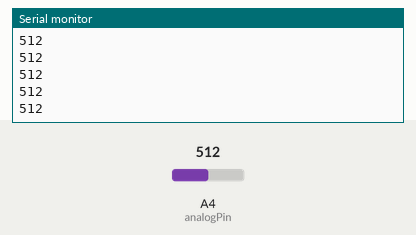
Recording of a sketch running on a simulated Arduino Uno, built with avr-gcc and run on an emulated ATmega328P. Parts: the last lines printed to the serial monitor. The inputs (shaded band) are chosen by the test bench; at power-on: A4 (analogPin) = 512.

Above: at 1.2 s.
1.3 s: A4 (analogPin) set to 716
At 2.2 s:
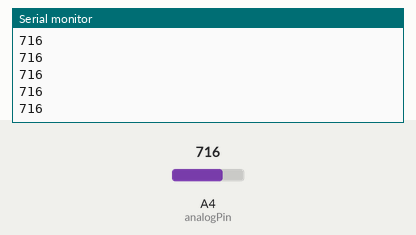
2.8 s: A4 (analogPin) set to 900
At 3.4 s:
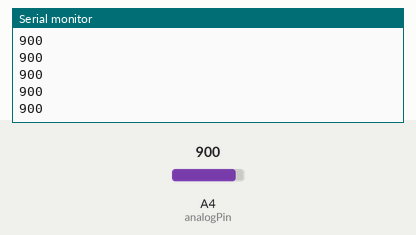
Timing chart, 0 to 5.8 s (numbered marks = the images above; inputs shaded):
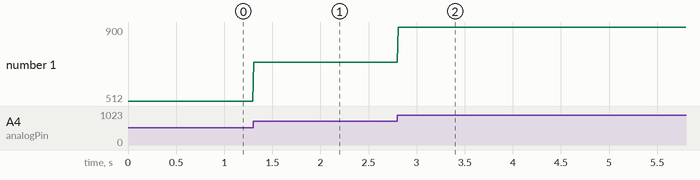

Measured:
- after the input at 1.3 s, the serial monitor: prints a new line at once (image 1)
- after the input at 2.8 s, the serial monitor: prints a new line at once (image 2)
- plotted number 1: 512 → 716 after the input at 1.3 s, 716 → 900 after the input at 2.8 s

The sketch:

honeywell_plotter.ino
```cpp
//#include <Serial.h>

int analogPin = 18;

void setup() {
  // put your setup code here, to run once:
  Serial.begin(19200);

}

void loop() {
  // put your main code here, to run repeatedly:
  int adcval = 0;
  while(1){
    adcval = analogRead(analogPin);
    Serial.println(adcval);
    delay(10);
  }

}
```
